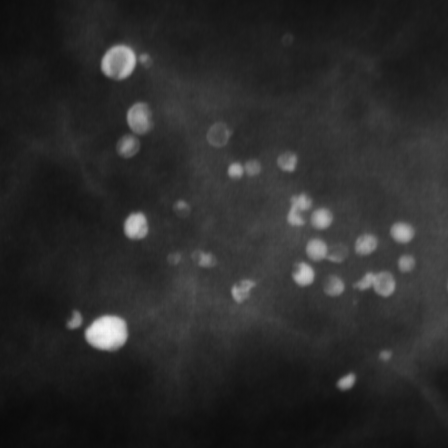
%> input picture bencalc1.tif, 448 x 448 px
$ octave Lab2_ex1.m   (GNU Octave 9; MATLAB toolbox functions it lacks are replaced by stand-ins)
%> lines starting %> are read from the running program, lines starting %| are printed output that depends on the picture; in (x1, y1, x2, y2) boxes, pixels count from 0 and x2, y2 are one past the last pixel; in counts of white or black regions, pixels touching at a corner belong together; the program's own positions count from 1
%Advanced Image Processing course, Image Segmentation lab
%by Daria Kruzhinskaia

% Lab 2. Exercise 1. Properties of microcalcifications

%% reading
I = imread('bencalc1.tif');
%> I is the input picture: size 448x448 uint8; min 10, max 245, mean 43.2
BC =  I;

%% Method #3 ? prefered. Adapted threshold + watershed

%  Thresholding & segmentation
thresh = adaptthresh (I, 0.15);
BW2 = imbinarize (I, thresh);
%> BW2: size 448x448 logical; 5.3% white; 70 white regions (36 under 20 px), largest, box (x1, y1, x2, y2) and area: (85, 315, 128, 350) 1124, (101, 44, 137, 79) 959, (355, 272, 396, 297) 638
SE = strel ('disk', 2);
BW2 = imclose(BW2, SE);
%> BW2: size 448x448 logical; 5.4% white; 61 white regions (28 under 20 px), largest, box (x1, y1, x2, y2) and area: (85, 315, 128, 350) 1124, (101, 44, 150, 79) 1051, (355, 272, 396, 297) 640
D = -bwdist(~BW2);
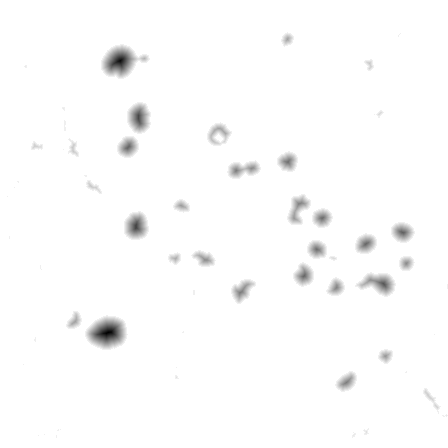
%> D: size 448x448 single; min -16.76, max 0, mean -0.212; drawn with min black and max white
mask = imextendedmin(D,2);
%> mask: size 448x448 logical; 0.56% white; 34 white regions (2 under 20 px), largest, box (x1, y1, x2, y2) and area: (210, 126, 228, 142) 85, (424, 389, 439, 410) 84, (70, 142, 78, 156) 53
D2 = imimposemin(D,mask);
D2(~BW2) = -Inf;
%Apply watershed
L = watershed(D2);
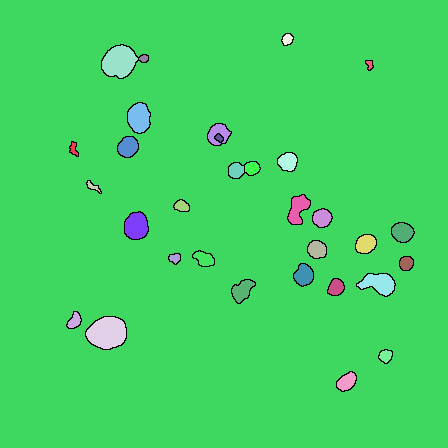
%> L: size 448x448 uint8; 33 distinct labels, from 0 to 32; one colour per label, 0 black
BW2(L==0) = 0;
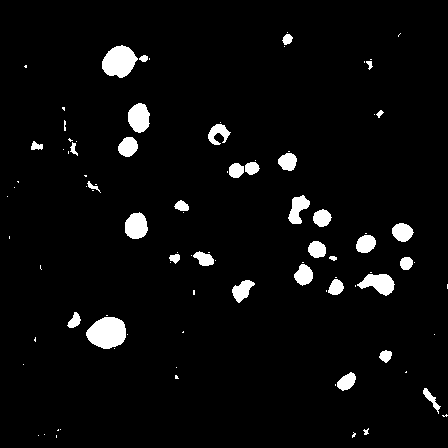
%> BW2: size 448x448 logical; 4.2% white; 95 white regions (60 under 20 px), largest, box (x1, y1, x2, y2) and area: (86, 317, 126, 349) 972, (102, 45, 138, 78) 827, (357, 274, 395, 296) 504
BW2 = imopen(BW2, SE);
%> BW2: size 448x448 logical; 4% white; 34 white regions (3 under 20 px), largest, box (x1, y1, x2, y2) and area: (86, 317, 126, 349) 972, (102, 45, 138, 78) 826, (358, 274, 395, 296) 501

imshowpair(I, BW2 , 'montage');
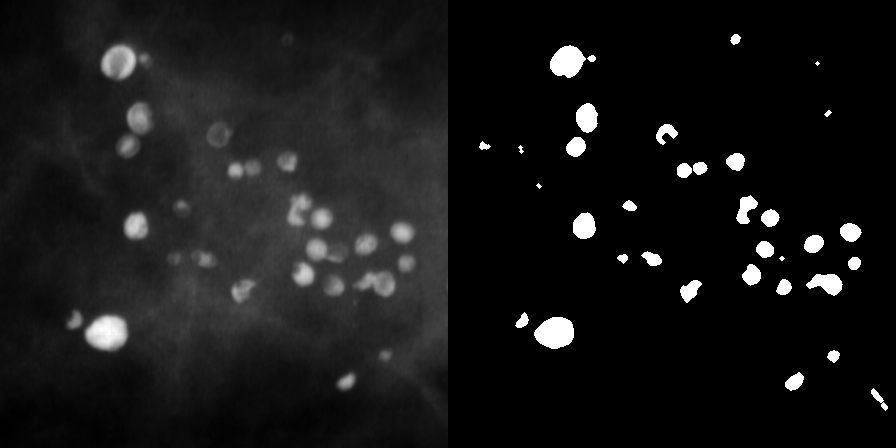
%> displayed picture: size 448x896, on the screen's scale of 0 to 255; min 0, max 255, mean 23.1

% Determine the number of microcalcifications in the image, as well as their average size

[Label, Num] = bwlabel(BW2);
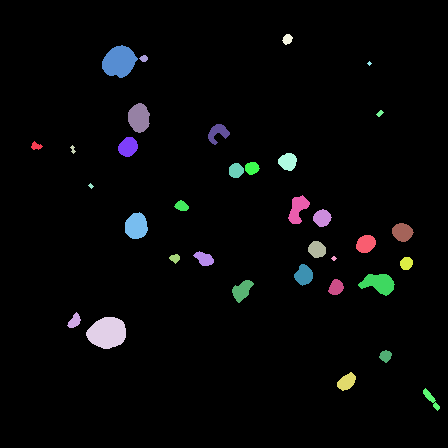
%> Label: size 448x448 double; 35 distinct labels, from 0 to 34; one colour per label, 0 black
%> Num = 34
disp(['Number of microcalcifications: ', string(Num)]);
%| Number of microcalcifications: 34

Stats = regionprops (Label, 'Area', 'Centroid', 'Perimeter');
%> Stats = 34 regions; largest, Area, Centroid and Perimeter: 972 [107.8 333.4] 109.6, 826 [119.8 62.2] 102.9, 501 [379.4 284] 93.57, 498 [139.6 118.5] 79.14, 479 [136.9 226.7] 76.02
size = cat(1, Stats.Area);
%> size = 34 values, max 972 at index 4, min 13 at index 29, mean 234.2
disp(['Average size: ', string(mean(size)), ' pixels']);
%| Average size: 234.1765 pixels

%Localize and show the biggest calcification

maxMC = max(size);
%> maxMC = 972
radius = sqrt(maxMC/3.14);
%> radius = 17.59
centrs = cat(1, Stats.Centroid);
%> centrs = 34 rows, first 12: [36.79 146.7; 75.1 321.7; 73.5 150; 107.8 333.4; 91.5 186.5; 119.8 62.2; 128.7 147.5; 136.9 226.7; 139.6 118.5; 144.4 59.07; 175.5 258.9; 182.3 206.6]

[row, col]= find((size == maxMC)==1);
%> row = 4; col = 1

% figure; imshow (BW2); hold on;
% viscircles([centrs(row,1), centrs(row,2)],radius,'Color', 'b'); %draw circles

%% Method #1. Using imbinarize with Otsu method

BC_level=graythresh(BC);
%> BC_level = 0.341
BC_gray=imbinarize(BC,'adaptive','ForegroundPolarity','bright','Sensitivity',BC_level);
%> BC_gray: size 448x448 logical; 6.4% white; 129 white regions (83 under 20 px), largest, box (x1, y1, x2, y2) and area: (85, 315, 128, 350) 1147, (101, 44, 151, 80) 1069, (354, 272, 396, 297) 680
REs_BW=bwareaopen(BC_gray,50,4);

STATS= regionprops(REs_BW,'centroid', 'Area','MajorAxisLength','MinorAxisLength', 'Perimeter');
%> STATS = 35 regions; largest, Area, Centroid, MajorAxisLength, MinorAxisLength and Perimeter: 1147 [107.9 333.4] 42.8 34.3 119.7, 1069 [121.8 61.9] 45.29 32.71 142.1, 680 [378.7 284] 41.14 23.19 109.3, 636 [139.7 118.5] 32.47 25.08 88.76, 602 [136.8 226.6] 29.53 26.13 85.27
Area=[STATS.Area];
%> Area = 35 values, max 1147 at index 7, min 51 at index 30, mean 342.9
Per=[STATS.Perimeter];
%> Per = 35 values, max 142.1 at index 8, min 30.06 at index 30, mean 69.86
Centroids=[STATS.Centroid];
%> Centroids = 70 values, max 435.5 at index 69, min 37.04 at index 1, mean 237.9
maxArea=max(Area);
%> maxArea = 1147
meansize=mean(Area);
%> meansize = 342.9
Radio=max(Per)/(2*pi);
%> Radio = 22.61
posicion=find(Area==max(Area));
%> posicion = 7
center=STATS(posicion).Centroid;
%> center = [107.9 333.4]
%figure, imshowpair(BC, REs_BW, 'montage');

% figure, imshow(REs_BW)
% hold on
% viscircles(center,Radio, Color', 'b');
% hold off

%% Method #2, using top-hat

se = strel('disk',12);
tophatFiltered = imtophat(BC,se); %homogenize the illumination
contrastAdjusted = imadjust(tophatFiltered);
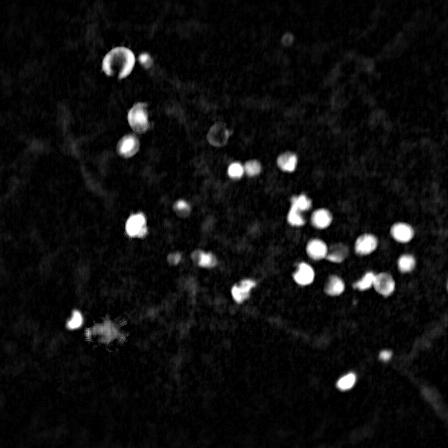
%> contrastAdjusted: size 448x448 uint8; min 0, max 255, mean 15.6
BC_level=graythresh(contrastAdjusted);
%> BC_level = 0.396

% figure, subplot(2,2,1); imshow(BC), title ('original')
% subplot(2,2,2); imshow(tophatFiltered), title('top-hat filter image')
% subplot(2,2,3); imshow(contrastAdjusted), title('contrast adjusted image')
% subplot(2,2,4); imshow(imbinarize(contrastAdjusted,BC_level)), title(' BW image')

%figure; imshowpair(contrastAdjusted,imbinarize(contrastAdjusted,BC_level),'montage');
BW_th = imbinarize(contrastAdjusted,BC_level);
%> BW_th: size 448x448 logical; 3.6% white; 29 white regions (4 under 20 px), largest, box (x1, y1, x2, y2) and area: (354, 272, 395, 296) 584, (102, 47, 135, 78) 536, (287, 194, 311, 226) 478

%% show results
figure;
subplot (2,2, 1);imshow(I); title ('Original');
subplot (2,2, 2);imshow(REs_BW); hold on;  viscircles(center,Radio, 'Color', 'b');hold off; title ('Method #1');
subplot (2,2, 3);imshow(BW_th); title ('Method #2');
subplot (2,2, 4);imshow (BW2); hold on; viscircles([centrs(row,1), centrs(row,2)],radius,'Color', 'b');hold off; title('Method #3');
%> after `title('Method #3')`:
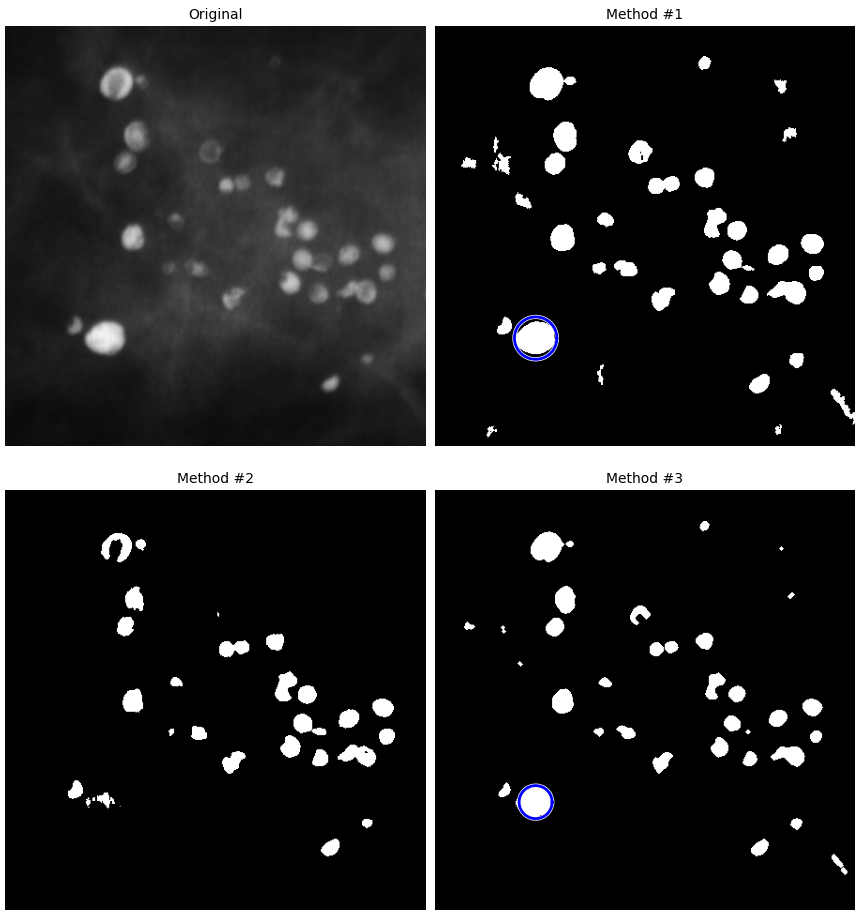
%> figure redrawn from the program's plot data, 4 panels
